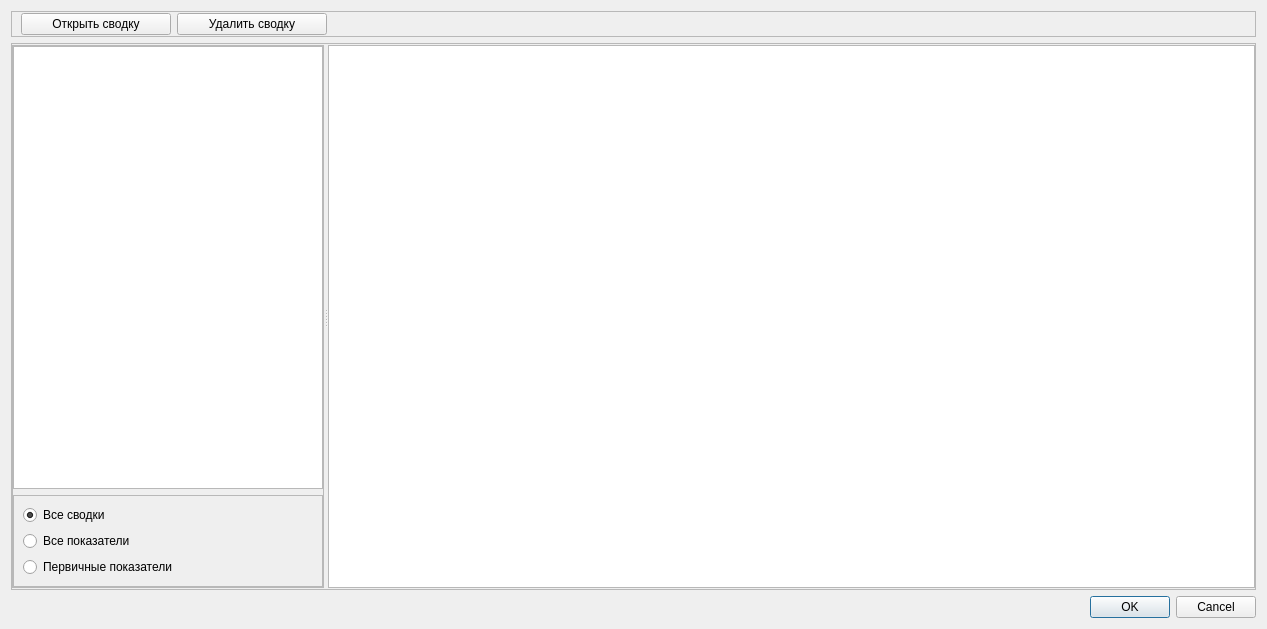
<?xml version="1.0" encoding="UTF-8"?>
<ui version="4.0">
 <class>OpenSummaryDialog</class>
 <widget class="QDialog" name="OpenSummaryDialog">
  <property name="geometry">
   <rect>
    <x>0</x>
    <y>0</y>
    <width>1267</width>
    <height>629</height>
   </rect>
  </property>
  <property name="windowTitle">
   <string>Доступные сводки</string>
  </property>
  <layout class="QVBoxLayout" name="verticalLayout">
   <item>
    <widget class="QFrame" name="frame">
     <property name="sizePolicy">
      <sizepolicy hsizetype="Preferred" vsizetype="Fixed">
       <horstretch>0</horstretch>
       <verstretch>0</verstretch>
      </sizepolicy>
     </property>
     <property name="frameShape">
      <enum>QFrame::StyledPanel</enum>
     </property>
     <property name="frameShadow">
      <enum>QFrame::Raised</enum>
     </property>
     <layout class="QHBoxLayout" name="horizontalLayout_2">
      <property name="topMargin">
       <number>1</number>
      </property>
      <property name="bottomMargin">
       <number>1</number>
      </property>
      <item>
       <widget class="QPushButton" name="btnDoOpenSummary">
        <property name="sizePolicy">
         <sizepolicy hsizetype="Minimum" vsizetype="Fixed">
          <horstretch>0</horstretch>
          <verstretch>0</verstretch>
         </sizepolicy>
        </property>
        <property name="minimumSize">
         <size>
          <width>150</width>
          <height>0</height>
         </size>
        </property>
        <property name="text">
         <string>Открыть сводку</string>
        </property>
        <property name="icon">
         <iconset resource="../kernel.qrc">
          <normaloff>:/images/OpenDoc.png</normaloff>:/images/OpenDoc.png</iconset>
        </property>
        <property name="iconSize">
         <size>
          <width>22</width>
          <height>22</height>
         </size>
        </property>
       </widget>
      </item>
      <item>
       <widget class="QPushButton" name="btnDoDeleteSummary">
        <property name="sizePolicy">
         <sizepolicy hsizetype="Minimum" vsizetype="Fixed">
          <horstretch>0</horstretch>
          <verstretch>0</verstretch>
         </sizepolicy>
        </property>
        <property name="minimumSize">
         <size>
          <width>150</width>
          <height>0</height>
         </size>
        </property>
        <property name="text">
         <string>Удалить сводку</string>
        </property>
        <property name="icon">
         <iconset resource="../kernel.qrc">
          <normaloff>:/images/delete.png</normaloff>:/images/delete.png</iconset>
        </property>
        <property name="iconSize">
         <size>
          <width>22</width>
          <height>22</height>
         </size>
        </property>
       </widget>
      </item>
      <item>
       <spacer name="horizontalSpacer">
        <property name="orientation">
         <enum>Qt::Horizontal</enum>
        </property>
        <property name="sizeHint" stdset="0">
         <size>
          <width>976</width>
          <height>20</height>
         </size>
        </property>
       </spacer>
      </item>
     </layout>
    </widget>
   </item>
   <item>
    <widget class="QFrame" name="frClient">
     <property name="frameShape">
      <enum>QFrame::StyledPanel</enum>
     </property>
     <property name="frameShadow">
      <enum>QFrame::Raised</enum>
     </property>
     <layout class="QHBoxLayout" name="horizontalLayout">
      <property name="spacing">
       <number>5</number>
      </property>
      <property name="leftMargin">
       <number>0</number>
      </property>
      <property name="topMargin">
       <number>1</number>
      </property>
      <property name="rightMargin">
       <number>0</number>
      </property>
      <property name="bottomMargin">
       <number>1</number>
      </property>
      <item>
       <widget class="QSplitter" name="splitter">
        <property name="orientation">
         <enum>Qt::Horizontal</enum>
        </property>
        <widget class="QFrame" name="frFilter">
         <property name="sizePolicy">
          <sizepolicy hsizetype="Preferred" vsizetype="Preferred">
           <horstretch>1</horstretch>
           <verstretch>0</verstretch>
          </sizepolicy>
         </property>
         <property name="frameShape">
          <enum>QFrame::StyledPanel</enum>
         </property>
         <property name="frameShadow">
          <enum>QFrame::Raised</enum>
         </property>
         <layout class="QVBoxLayout" name="verticalLayout_2">
          <property name="leftMargin">
           <number>0</number>
          </property>
          <property name="topMargin">
           <number>0</number>
          </property>
          <property name="rightMargin">
           <number>0</number>
          </property>
          <property name="bottomMargin">
           <number>0</number>
          </property>
          <item>
           <widget class="QTreeView" name="tvMethodics"/>
          </item>
          <item>
           <widget class="QFrame" name="frTools">
            <property name="frameShape">
             <enum>QFrame::StyledPanel</enum>
            </property>
            <property name="frameShadow">
             <enum>QFrame::Raised</enum>
            </property>
            <layout class="QVBoxLayout" name="verticalLayout_3">
             <item>
              <widget class="QRadioButton" name="rbAll">
               <property name="text">
                <string>Все сводки</string>
               </property>
               <property name="checked">
                <bool>true</bool>
               </property>
              </widget>
             </item>
             <item>
              <widget class="QRadioButton" name="rbAllFactors">
               <property name="text">
                <string>Все показатели</string>
               </property>
               <property name="checked">
                <bool>false</bool>
               </property>
              </widget>
             </item>
             <item>
              <widget class="QRadioButton" name="rbPrimaryFactors">
               <property name="text">
                <string>Первичные показатели</string>
               </property>
              </widget>
             </item>
            </layout>
           </widget>
          </item>
         </layout>
        </widget>
        <widget class="QTreeView" name="tvSummaries">
         <property name="sizePolicy">
          <sizepolicy hsizetype="Expanding" vsizetype="Expanding">
           <horstretch>3</horstretch>
           <verstretch>0</verstretch>
          </sizepolicy>
         </property>
         <property name="sortingEnabled">
          <bool>true</bool>
         </property>
         <attribute name="headerShowSortIndicator" stdset="0">
          <bool>true</bool>
         </attribute>
        </widget>
       </widget>
      </item>
     </layout>
    </widget>
   </item>
   <item>
    <widget class="QDialogButtonBox" name="buttonBox">
     <property name="orientation">
      <enum>Qt::Horizontal</enum>
     </property>
     <property name="standardButtons">
      <set>QDialogButtonBox::Cancel|QDialogButtonBox::Ok</set>
     </property>
    </widget>
   </item>
  </layout>
 </widget>
 <resources>
  <include location="../kernel.qrc"/>
 </resources>
 <connections>
  <connection>
   <sender>buttonBox</sender>
   <signal>accepted()</signal>
   <receiver>OpenSummaryDialog</receiver>
   <slot>accept()</slot>
   <hints>
    <hint type="sourcelabel">
     <x>259</x>
     <y>617</y>
    </hint>
    <hint type="destinationlabel">
     <x>157</x>
     <y>274</y>
    </hint>
   </hints>
  </connection>
  <connection>
   <sender>buttonBox</sender>
   <signal>rejected()</signal>
   <receiver>OpenSummaryDialog</receiver>
   <slot>reject()</slot>
   <hints>
    <hint type="sourcelabel">
     <x>327</x>
     <y>617</y>
    </hint>
    <hint type="destinationlabel">
     <x>286</x>
     <y>274</y>
    </hint>
   </hints>
  </connection>
  <connection>
   <sender>tvMethodics</sender>
   <signal>activated(QModelIndex)</signal>
   <receiver>OpenSummaryDialog</receiver>
   <slot>on_selectMethodic(QModelIndex)</slot>
   <hints>
    <hint type="sourcelabel">
     <x>239</x>
     <y>182</y>
    </hint>
    <hint type="destinationlabel">
     <x>940</x>
     <y>111</y>
    </hint>
   </hints>
  </connection>
  <connection>
   <sender>tvMethodics</sender>
   <signal>clicked(QModelIndex)</signal>
   <receiver>OpenSummaryDialog</receiver>
   <slot>on_selectMethodic(QModelIndex)</slot>
   <hints>
    <hint type="sourcelabel">
     <x>239</x>
     <y>98</y>
    </hint>
    <hint type="destinationlabel">
     <x>942</x>
     <y>77</y>
    </hint>
   </hints>
  </connection>
  <connection>
   <sender>rbAll</sender>
   <signal>clicked()</signal>
   <receiver>OpenSummaryDialog</receiver>
   <slot>on_kindChanged()</slot>
   <hints>
    <hint type="sourcelabel">
     <x>96</x>
     <y>531</y>
    </hint>
    <hint type="destinationlabel">
     <x>940</x>
     <y>169</y>
    </hint>
   </hints>
  </connection>
  <connection>
   <sender>rbAllFactors</sender>
   <signal>clicked()</signal>
   <receiver>OpenSummaryDialog</receiver>
   <slot>on_kindChanged()</slot>
   <hints>
    <hint type="sourcelabel">
     <x>127</x>
     <y>554</y>
    </hint>
    <hint type="destinationlabel">
     <x>939</x>
     <y>203</y>
    </hint>
   </hints>
  </connection>
  <connection>
   <sender>rbPrimaryFactors</sender>
   <signal>clicked()</signal>
   <receiver>OpenSummaryDialog</receiver>
   <slot>on_kindChanged()</slot>
   <hints>
    <hint type="sourcelabel">
     <x>123</x>
     <y>564</y>
    </hint>
    <hint type="destinationlabel">
     <x>938</x>
     <y>247</y>
    </hint>
   </hints>
  </connection>
  <connection>
   <sender>tvSummaries</sender>
   <signal>doubleClicked(QModelIndex)</signal>
   <receiver>OpenSummaryDialog</receiver>
   <slot>on_selectSummaryWithAccept(QModelIndex)</slot>
   <hints>
    <hint type="sourcelabel">
     <x>558</x>
     <y>83</y>
    </hint>
    <hint type="destinationlabel">
     <x>942</x>
     <y>36</y>
    </hint>
   </hints>
  </connection>
  <connection>
   <sender>btnDoOpenSummary</sender>
   <signal>clicked()</signal>
   <receiver>OpenSummaryDialog</receiver>
   <slot>on_openSummary()</slot>
   <hints>
    <hint type="sourcelabel">
     <x>101</x>
     <y>25</y>
    </hint>
    <hint type="destinationlabel">
     <x>940</x>
     <y>8</y>
    </hint>
   </hints>
  </connection>
  <connection>
   <sender>btnDoDeleteSummary</sender>
   <signal>clicked()</signal>
   <receiver>OpenSummaryDialog</receiver>
   <slot>on_deleteSummary()</slot>
   <hints>
    <hint type="sourcelabel">
     <x>243</x>
     <y>23</y>
    </hint>
    <hint type="destinationlabel">
     <x>940</x>
     <y>0</y>
    </hint>
   </hints>
  </connection>
  <connection>
   <sender>splitter</sender>
   <signal>splitterMoved(int,int)</signal>
   <receiver>OpenSummaryDialog</receiver>
   <slot>on_splitterMoved(int,int)</slot>
   <hints>
    <hint type="sourcelabel">
     <x>327</x>
     <y>187</y>
    </hint>
    <hint type="destinationlabel">
     <x>1267</x>
     <y>132</y>
    </hint>
   </hints>
  </connection>
 </connections>
 <slots>
  <slot>on_selectMethodic(QModelIndex)</slot>
  <slot>on_kindChanged()</slot>
  <slot>on_selectSummaryWithAccept(QModelIndex)</slot>
  <slot>on_openSummary()</slot>
  <slot>on_deleteSummary()</slot>
  <slot>on_splitterMoved(int,int)</slot>
 </slots>
</ui>
